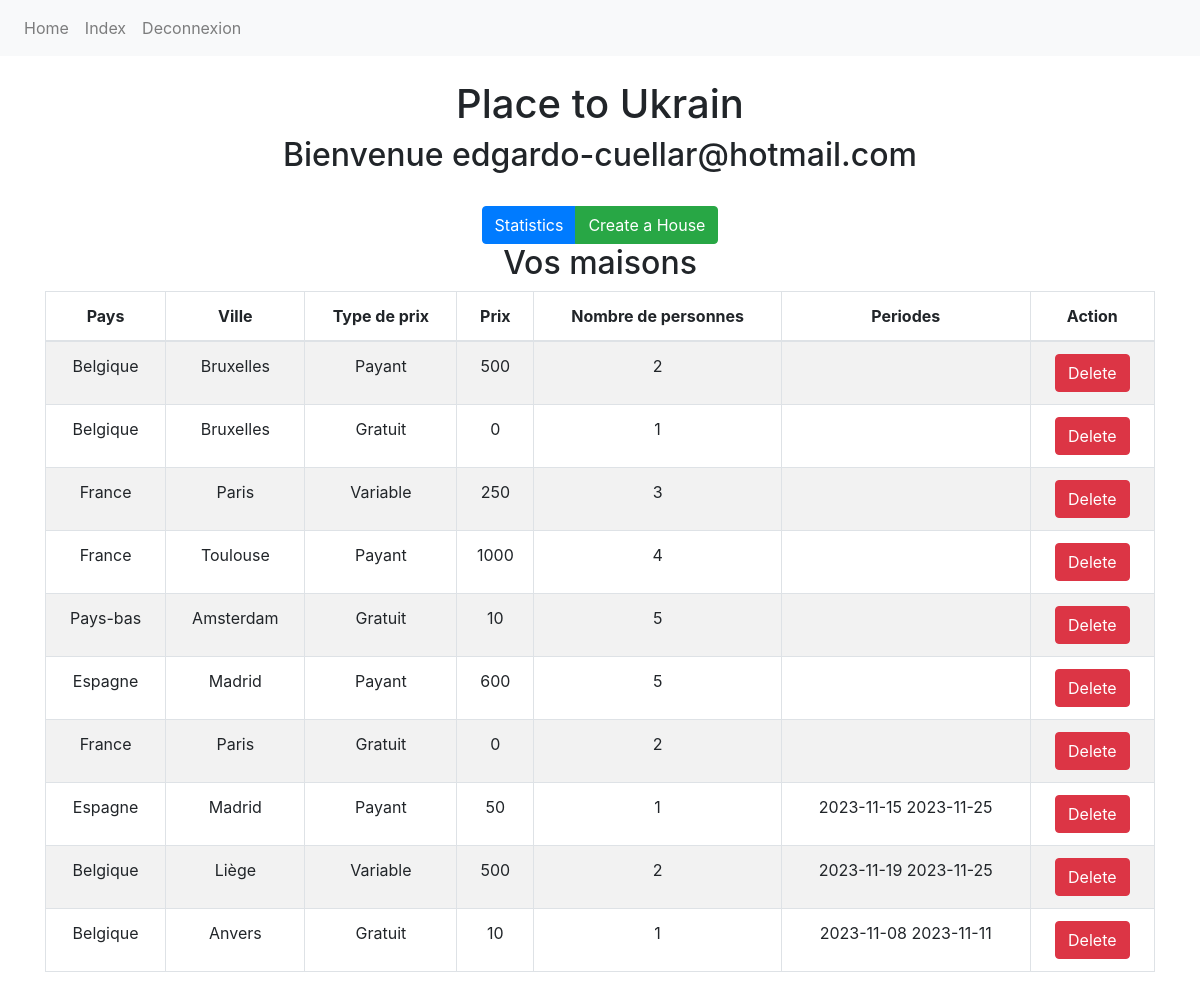
/index/ (signed in), run on an earlier commit of the app's database.
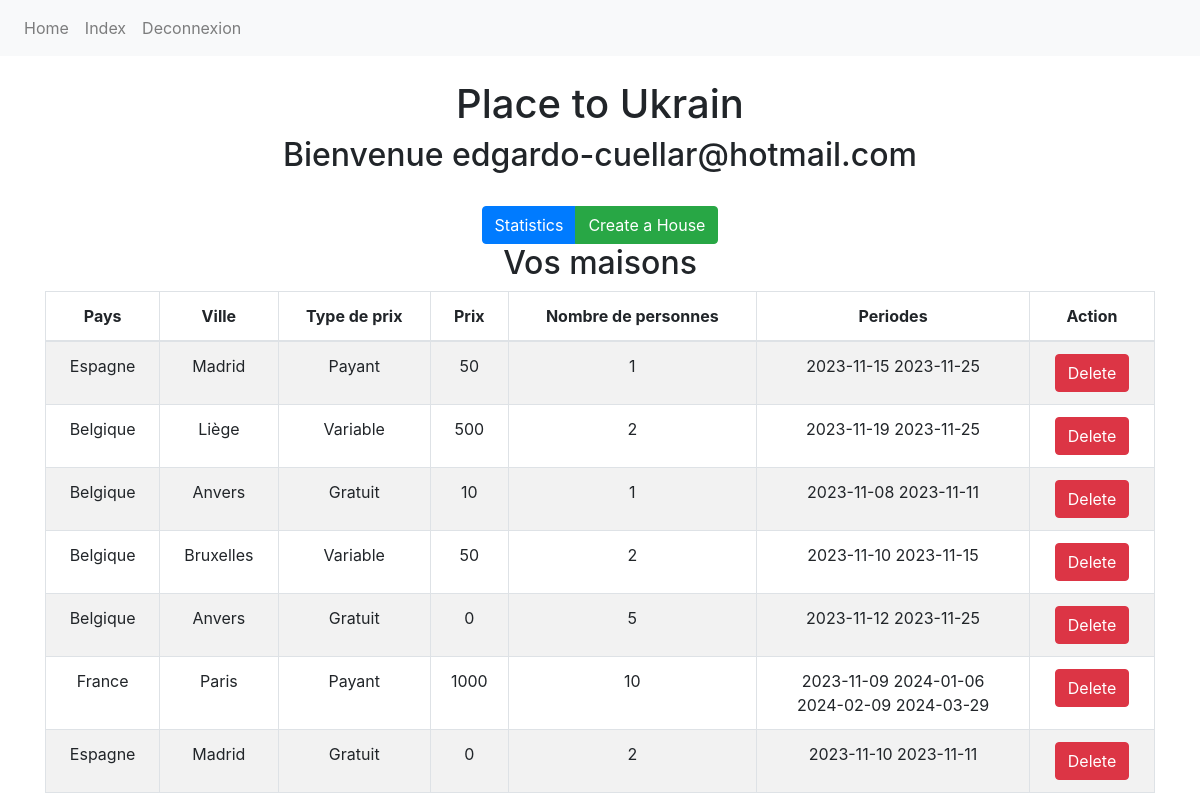
And on a later commit of the database.
### PlaceToUkrain/models/house.py (models this page shows, shortened)
class House(models.Model):
    country = models.CharField(max_length=128)
    city = models.CharField(max_length=128)
    price_type = models.CharField(max_length=128, choices=PRICE_TYPE_CHOICES)
    price = models.IntegerField()
    people = models.IntegerField()
    user_id = models.IntegerField()
    @staticmethod
    def get_houses_by_user_id(id):
        return House.objects.filter(user_id=id)

### PlaceToUkrain/models/period.py (models this page shows, shortened)
class Period(models.Model):
    house = models.ForeignKey(House, on_delete=models.CASCADE, null=True, blank=True)
    start_date = models.DateField()
    end_date = models.DateField()
    def __str__(self):
        return str(self.start_date) + " " + str(self.end_date)
    @staticmethod
    def get_periods_by_house(house):
        return Period.objects.filter(house=house)

### PlaceToUkrain/views/index.py (the view)
# urls.py: path('index/', IndexView.as_view(), name='index'),
class IndexView(View):
    def get(self, request):
        if not request.session.get('user'):
            return redirect('login')
        user = UkrUser.get_user_by_id(request.session.get('user'))
        houses = House.get_houses_by_user_id(request.session.get('user'))
        houses_periods = []
        for house in houses:
            houses_periods.append((house, Period.get_periods_by_house(house)))
        return render(request, 'index.html', {'user': user, 'houses_periods': houses_periods})

### PlaceToUkrain/models/user.py (called while the page is built)
    @staticmethod
    def get_user_by_id(id):
        try:
            return UkrUser.objects.get(id=id)
        except:
            return False

### PlaceToUkrain/templates/index.html (shortened to what this page needs)
{% extends 'base.html' %}
{% block content %}
  <div class="text-center">
    <h1>Place to Ukrain</h1>
    <h2>Bienvenue {{user.email}}</h2>
    <div class="btn-group mt-4" role="group">
      <a href="{% url 'statistics' %}" class="btn btn-primary">Statistics</a>
      {% if user.is_host %}
        <a href="{% url 'create_house' %}" class="btn btn-success">Create a House</a>
      {% else %}
        <a href="{% url 'search' %}" class="btn btn-info">Search for a House</a>
      {% endif %}
    </div>
    {% if user.is_host %}
        <h2>Vos maisons</h2>
        <table class="table table-bordered table-striped">
        <thead>
            <tr>
              <th>Pays</th>
              <th>Ville</th>
              <th>Type de prix</th>
              <th>Prix</th>
              <th>Nombre de personnes</th>
              <th>Periodes</th>
              <th>Action</th>
            </tr>
        </thead>
        <tbody>
            {% for house_period in houses_periods %}
            <tr>
                <td>{{ house_period.0.country }}</td>
                <td>{{ house_period.0.city }}</td>
                <td>{{ house_period.0.get_price_type_display }}</td>
                <td>{{ house_period.0.price }}</td>
                <td>{{ house_period.0.people }}</td>
                <td>
                  {% for period in house_period.1 %}
                    {{ period }}<br>
                  {% endfor %}
                </td>
                <td>
                  <form method="post" action="{% url 'delete_house' house_period.0.id %}">
                      <button type="submit" class="btn btn-danger">Delete</button>
                  </form>
                </td>
            </tr>
            {% endfor %}
        </tbody>
        </table>
    {% endif %}
  </div>
{% endblock %}

What changed in the data, as far as the page shows it:
removed House: country "Belgique", city "Bruxelles", price_type "Payant", price "500", people "2"
removed House: country "Belgique", city "Bruxelles", price_type "Gratuit", price "0", people "1"
removed House: country "France", city "Paris", price_type "Variable", price "250", people "3"
removed House: country "France", city "Toulouse", price_type "Payant", price "1000", people "4"
removed House: country "Pays-bas", city "Amsterdam", price_type "Gratuit", price "10", people "5"
removed House: country "Espagne", city "Madrid", price_type "Payant", price "600", people "5"
removed House: country "France", city "Paris", price_type "Gratuit", price "0", people "2"
added House: country "Belgique", city "Bruxelles", price_type "Variable", price "50", people "2"
added Period: start_date+end_date "2023-11-10 2023-11-15", shown under "Belgique"
added House: country "Belgique", city "Anvers", price_type "Gratuit", price "0", people "5"
added Period: start_date+end_date "2023-11-12 2023-11-25", shown under "Belgique"
added House: country "France", city "Paris", price_type "Payant", price "1000", people "10"
added Period: start_date+end_date "2023-11-09 2024-01-06", shown under "France"
added Period: start_date+end_date "2024-02-09 2024-03-29", shown under "France"
added House: country "Espagne", city "Madrid", price_type "Gratuit", price "0", people "2"
added Period: start_date+end_date "2023-11-10 2023-11-11", shown under "Espagne"
